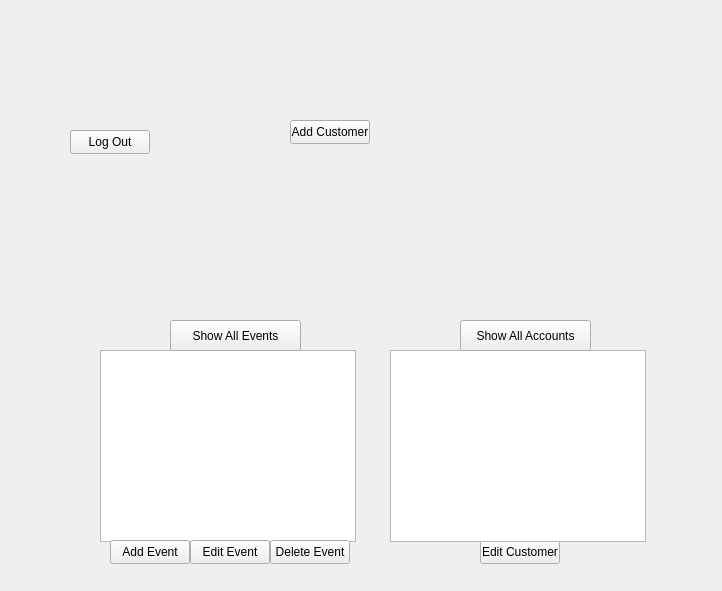
<?xml version="1.0" encoding="UTF-8"?>
<ui version="4.0">
 <class>AdminMenu</class>
 <widget class="QWidget" name="AdminMenu">
  <property name="geometry">
   <rect>
    <x>0</x>
    <y>0</y>
    <width>722</width>
    <height>591</height>
   </rect>
  </property>
  <property name="windowTitle">
   <string>Form</string>
  </property>
  <widget class="QPushButton" name="logOutButton">
   <property name="geometry">
    <rect>
     <x>70</x>
     <y>130</y>
     <width>80</width>
     <height>24</height>
    </rect>
   </property>
   <property name="text">
    <string>Log Out</string>
   </property>
  </widget>
  <widget class="QPushButton" name="addCustomerButton">
   <property name="geometry">
    <rect>
     <x>290</x>
     <y>120</y>
     <width>80</width>
     <height>24</height>
    </rect>
   </property>
   <property name="text">
    <string>Add Customer</string>
   </property>
  </widget>
  <widget class="QPushButton" name="editCustomerButton">
   <property name="geometry">
    <rect>
     <x>480</x>
     <y>540</y>
     <width>80</width>
     <height>24</height>
    </rect>
   </property>
   <property name="text">
    <string>Edit Customer</string>
   </property>
  </widget>
  <widget class="QListWidget" name="accountsList">
   <property name="geometry">
    <rect>
     <x>390</x>
     <y>350</y>
     <width>256</width>
     <height>192</height>
    </rect>
   </property>
  </widget>
  <widget class="QPushButton" name="showAllAccountsBtn">
   <property name="geometry">
    <rect>
     <x>460</x>
     <y>320</y>
     <width>131</width>
     <height>31</height>
    </rect>
   </property>
   <property name="text">
    <string>Show All Accounts</string>
   </property>
  </widget>
  <widget class="QListWidget" name="eventsList">
   <property name="geometry">
    <rect>
     <x>100</x>
     <y>350</y>
     <width>256</width>
     <height>192</height>
    </rect>
   </property>
  </widget>
  <widget class="QPushButton" name="showAllEventsBtn">
   <property name="geometry">
    <rect>
     <x>170</x>
     <y>320</y>
     <width>131</width>
     <height>31</height>
    </rect>
   </property>
   <property name="text">
    <string>Show All Events</string>
   </property>
  </widget>
  <widget class="QPushButton" name="editEventBtn">
   <property name="geometry">
    <rect>
     <x>190</x>
     <y>540</y>
     <width>80</width>
     <height>24</height>
    </rect>
   </property>
   <property name="text">
    <string>Edit Event</string>
   </property>
  </widget>
  <widget class="QPushButton" name="addEventBtn">
   <property name="geometry">
    <rect>
     <x>110</x>
     <y>540</y>
     <width>80</width>
     <height>24</height>
    </rect>
   </property>
   <property name="text">
    <string>Add Event</string>
   </property>
  </widget>
  <widget class="QPushButton" name="deleteEventBtn">
   <property name="geometry">
    <rect>
     <x>270</x>
     <y>540</y>
     <width>80</width>
     <height>24</height>
    </rect>
   </property>
   <property name="text">
    <string>Delete Event</string>
   </property>
  </widget>
 </widget>
 <resources/>
 <connections/>
</ui>
